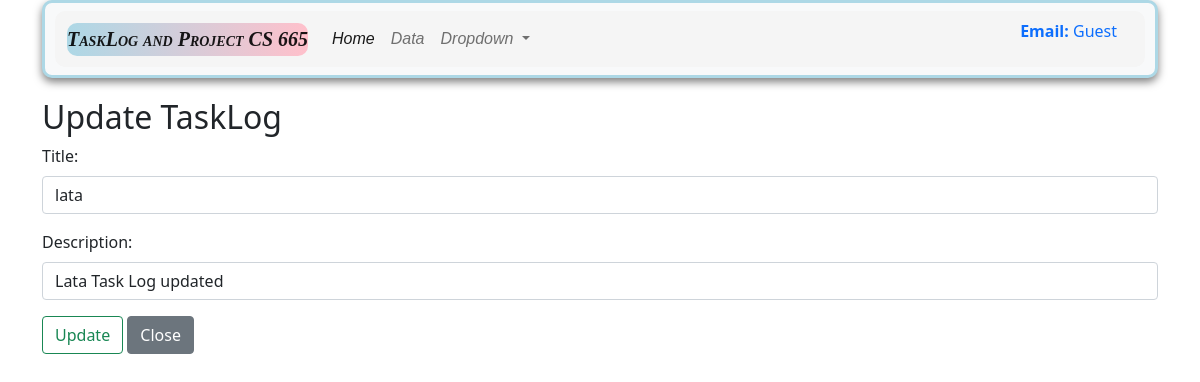
The page /update_tasklog/2 on the database as committed earlier.
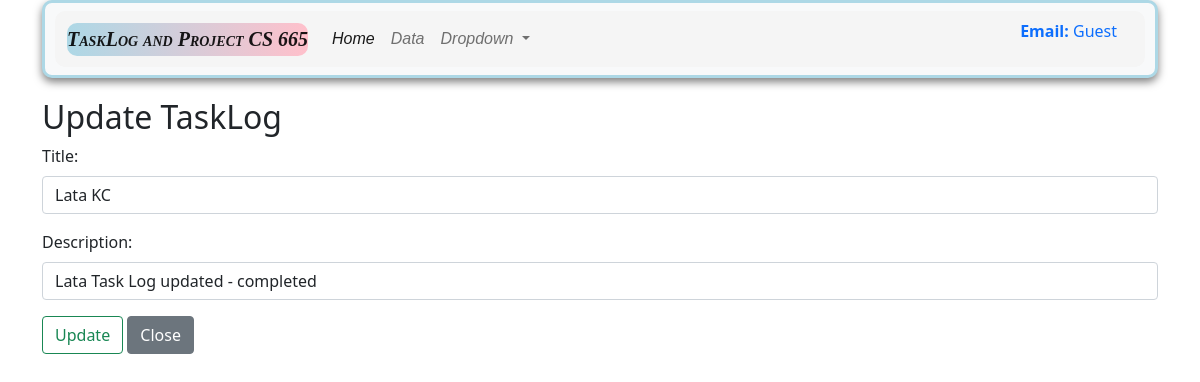
The same page on the database as committed later.
### app.py (models this page shows, shortened)
class Task_log(db.Model):
    __tablename__ = 'TaskLog'
    task_id = db.Column(db.Integer, primary_key =True)
    user_id = db.Column(db.Integer, db.ForeignKey('user_register.user_id'), nullable=False)
    title = db.Column(db.String(200), nullable = False)
    description = db.Column(db.String(700), nullable = False)
    task_created = db.Column(db.DateTime, default = datetime.utcnow)
    status = db.Column(db.String(50), default ="Pending")
    categories = db.relationship('task_catagories', backref='task', lazy=True)

### app.py (the view, shortened to what this page needs)
@app.route('/update_tasklog/<int:task_id>', methods=['GET', 'POST'])
def updatetasklog(task_id):
    task_todo = Task_log.query.filter_by(task_id=task_id).first()
    category = request.args.get('category', '')
    return render_template('updatetasklog.html', task_todo=task_todo)

### templates/updatetasklog.html (shortened to what this page needs)
{% extends "base.html" %}
{% block body %}
<div class ="container my-3" >
    <h2> Update TaskLog</h2>
    <form action ="/update_tasklog/{{task_todo.task_id}}" method = "POST">
    <div class="mb-3">
        <label for="title" class="form-label">Title: </label>
        <input type="text" class="form-control" name="title" id="title" value ="{{task_todo.title}}" placeholder="Type your title name here!">
      </div>
      <div class="mb-3">
        <label for="desc" class="form-label">Description: </label>
        <input type = "textarea" class="form-control" value= "{{task_todo.description}}" name= "description" id="description"  rows="3"></textarea>
      </div>
      <button type="submit" class="btn btn-outline-success"> Update</button>
      <a href ="/dashboard" class="btn btn-secondary">Close</a>
    </form>
  </div>
  <br>
{% endblock body %}

Rows that differ between the two databases and show on the page:
changed Task_log: title "lata" → "Lata KC"; description "Lata Task Log updated" → "Lata Task Log updated - completed"
